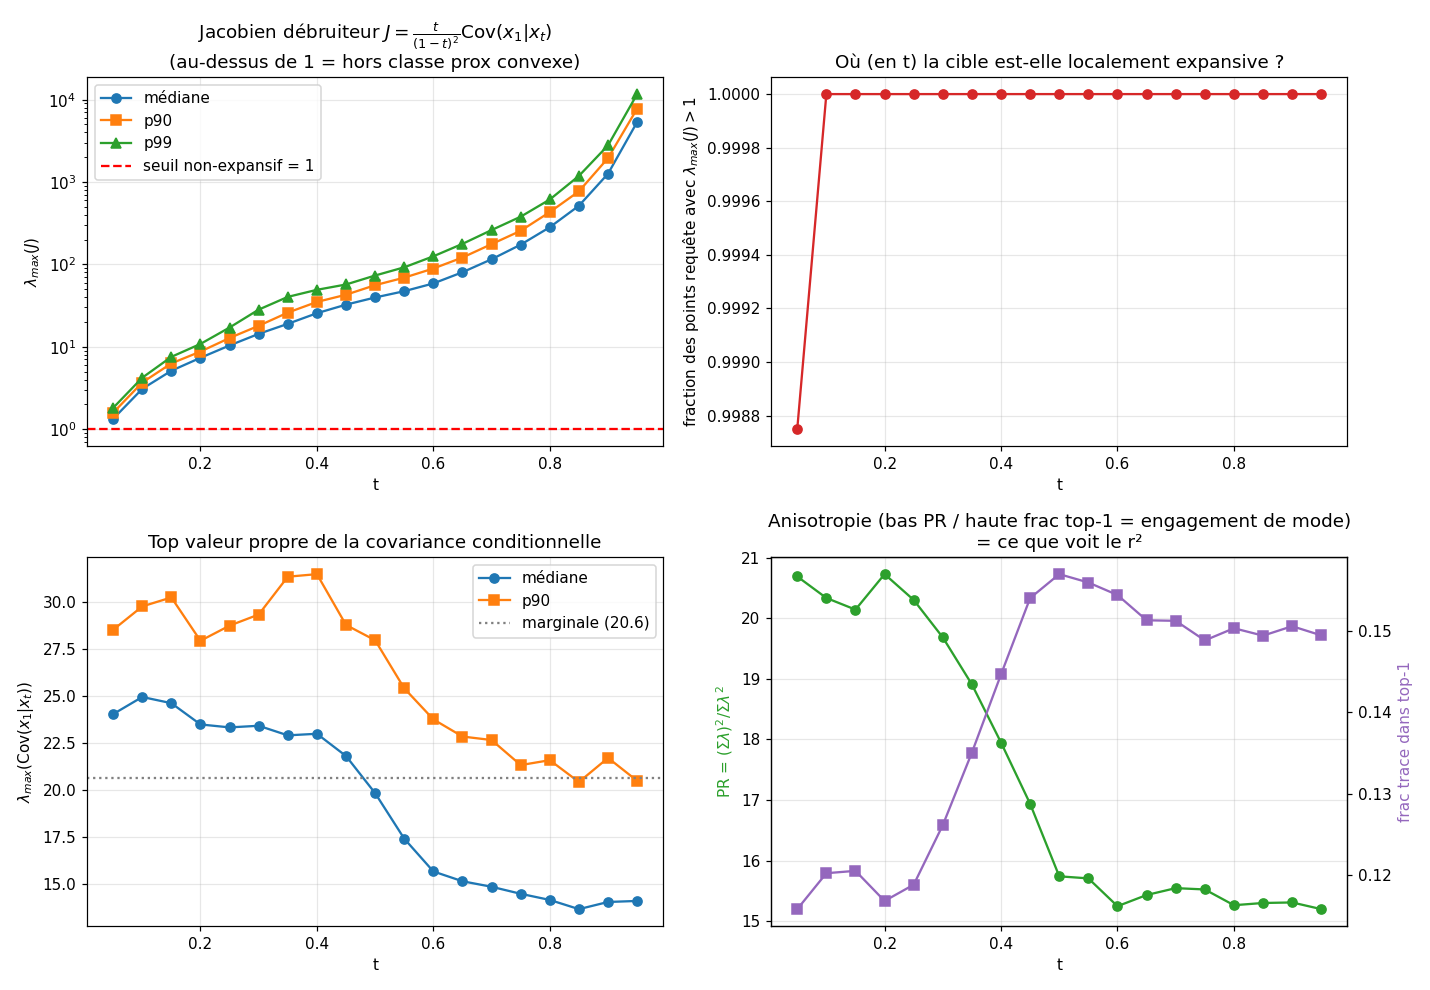

The script that saved this image:
"""MESURE 1 (piste 'prix de la convexité', voir memory track_nonexpansivity_convex_prox).

Question : la CIBLE du Flow Matching (débruiteur optimal E[x1|xt]) est-elle hors de la
classe fermement non-expansive (= la classe de ScCP-l1 à convergence, prox convexe :
Jacobien symétrique PSD, valeurs propres dans [0,1]) ?

Objet mesuré, par bin de t, en COUPLAGE INDÉPENDANT (terrain sain, immunisé au bug OT) :
  Cov(x1 | xt)                          estimée par kNN dans l'espace xt
  J(xt) = t/(1-t)^2 * Cov(x1|xt)        Jacobien du débruiteur (Tweedie)
  lambda_max(J)                          > 1  <=>  cible localement EXPANSIVE (hors classe prox)
  anisotropie (participation ratio, frac top-1)  = ce que voit le r² (cos centré),
                                          invariant au gain uniforme.

Point de méthode : l'expansivité est LOCALISÉE (frontières entre modes de patches).
Donc on rapporte la DISTRIBUTION de lambda_max sur les requêtes (médiane + hauts
percentiles), pas seulement la moyenne : le signal est dans la queue.

Biais connu du kNN : la cov conditionnelle estimée sur une boule de rayon fini inclut
la variation de la moyenne conditionnelle sur la boule -> SURESTIME un peu l'expansivité.
=> c'est un majorant : si lambda_max(J) ne dépasse PAS 1 même ici, la cible est
genuinement non-expansive à ce régime.

Sortie : target_jacobian_spectrum.png , target_jacobian_metrics.txt (logge dans claude.log)
Usage : ~/.venvs/unn/bin/python target_jacobian_spectrum.py --npool 12000 --k 64 --nq 800
"""
import argparse, time, torch, numpy as np, matplotlib
matplotlib.use("Agg"); import matplotlib.pyplot as plt
import torchvision, torchvision.transforms as T

dev = "cuda" if torch.cuda.is_available() else "cpu"
DIM = 784
LOG = open("claude.log", "a")
def log(*a): print(*a, flush=True); print(*a, file=LOG, flush=True)


def mnist(n):
    tf = T.Compose([T.ToTensor(), T.Normalize((0.5,), (0.5,))])
    ds = torchvision.datasets.MNIST("./data", train=True, download=True, transform=tf)
    idx = torch.randperm(len(ds))[:n]
    return torch.stack([ds[i][0] for i in idx]).view(n, DIM).to(dev)


@torch.no_grad()
def cond_cov_spectrum(xt, x1, nq, k, topm=8):
    """Pour nq requêtes : kNN en xt, spectre de Cov(x1 | voisins).
    Renvoie par requête : lambda_max(Cov), trace(Cov), participation ratio (Σλ)²/Σλ²,
    et frac_top1 = lambda_max/trace. SVD batchée sur les blocs de voisins centrés."""
    N = xt.shape[0]
    qi = torch.randperm(N, device=dev)[:nq]
    lam_max, tr, pr, ftop1 = [], [], [], []
    for s in range(0, nq, 64):                             # chunk requêtes (mémoire)
        q = qi[s:s+64]
        D = torch.cdist(xt[q], xt)                         # (c, N)
        nn = D.topk(k, largest=False).indices              # (c, k) plus proches voisins en xt
        Y = x1[nn]                                          # (c, k, DIM) leurs x1
        Y = Y - Y.mean(dim=1, keepdim=True)                # centrer sur les k voisins
        sv = torch.linalg.svdvals(Y)                       # (c, min(k,DIM)) valeurs singulières
        eig = sv**2 / (k - 1)                               # valeurs propres de Cov
        lam_max.append(eig[:, 0])
        tr.append(eig.sum(dim=1))
        pr.append(eig.sum(dim=1)**2 / (eig**2).sum(dim=1)) # participation ratio (rang effectif)
        ftop1.append(eig[:, 0] / eig.sum(dim=1))
    return (torch.cat(lam_max), torch.cat(tr), torch.cat(pr), torch.cat(ftop1))


def pct(x, p):  # percentile robuste
    return torch.quantile(x, p).item()


def main():
    ap = argparse.ArgumentParser()
    ap.add_argument("--npool", type=int, default=12000)
    ap.add_argument("--k", type=int, default=64)
    ap.add_argument("--nq", type=int, default=800)
    ap.add_argument("--nt", type=int, default=19)
    args = ap.parse_args()

    log(f"\n===== MESURE 1 : spectre Jacobien cible kNN (indep) {time.strftime('%F %T')} =====")
    log(f"npool={args.npool} k={args.k} nq={args.nq} nt={args.nt} dev={dev}")
    t0 = time.time()
    x1 = mnist(args.npool)

    # cov marginale (contrôle : à petit t, Cov(x1|xt) -> Cov(x1))
    xm = x1 - x1.mean(0, keepdim=True)
    marg_lam = (torch.linalg.svdvals(xm)**2 / (args.npool - 1))[0].item()
    log(f"[controle] lambda_max(Cov marginale x1) = {marg_lam:.3f}")

    ts = np.linspace(0.05, 0.95, args.nt)
    rows = []
    for t in ts:
        x0 = torch.randn_like(x1)                          # COUPLAGE INDÉPENDANT
        xt = t * x1 + (1 - t) * x0
        lam, tr, pr, ftop1 = cond_cov_spectrum(xt, x1, args.nq, args.k)
        fac = t / (1 - t) ** 2                              # Tweedie : J = fac * Cov
        Jmax = lam * fac
        row = dict(t=float(t), fac=float(fac),
                   covlam_med=pct(lam, .5), covlam_p90=pct(lam, .9),
                   Jmax_med=pct(Jmax, .5), Jmax_p90=pct(Jmax, .9),
                   Jmax_p99=pct(Jmax, .99), Jmax_max=Jmax.max().item(),
                   frac_expansive=(Jmax > 1).float().mean().item(),  # part des pts où lambda_max(J)>1
                   pr_med=pct(pr, .5), ftop1_med=pct(ftop1, .5))
        rows.append(row)
        log(f"t={t:.3f} fac={fac:7.2f} | Jmax med={row['Jmax_med']:.3f} "
            f"p90={row['Jmax_p90']:.3f} p99={row['Jmax_p99']:.3f} max={row['Jmax_max']:.2f} "
            f"| frac(J>1)={row['frac_expansive']:.3f} | PR={row['pr_med']:.1f} "
            f"ftop1={row['ftop1_med']:.3f}")

    # ---- figure ----
    T_ = [r["t"] for r in rows]
    fig, ax = plt.subplots(2, 2, figsize=(13, 9))

    a = ax[0, 0]
    a.plot(T_, [r["Jmax_med"] for r in rows], "-o", label="médiane")
    a.plot(T_, [r["Jmax_p90"] for r in rows], "-s", label="p90")
    a.plot(T_, [r["Jmax_p99"] for r in rows], "-^", label="p99")
    a.axhline(1.0, color="r", ls="--", lw=1.5, label="seuil non-expansif = 1")
    a.set_yscale("log"); a.set_xlabel("t"); a.set_ylabel(r"$\lambda_{max}(J)$")
    a.set_title(r"Jacobien débruiteur $J=\frac{t}{(1-t)^2}\mathrm{Cov}(x_1|x_t)$"
                "\n(au-dessus de 1 = hors classe prox convexe)")
    a.legend(); a.grid(alpha=.3)

    a = ax[0, 1]
    a.plot(T_, [r["frac_expansive"] for r in rows], "-o", color="C3")
    a.set_xlabel("t"); a.set_ylabel("fraction des points requête avec $\\lambda_{max}(J)>1$")
    a.set_title("Où (en t) la cible est-elle localement expansive ?")
    a.grid(alpha=.3)

    a = ax[1, 0]
    a.plot(T_, [r["covlam_med"] for r in rows], "-o", label="médiane")
    a.plot(T_, [r["covlam_p90"] for r in rows], "-s", label="p90")
    a.axhline(marg_lam, color="gray", ls=":", label=f"marginale ({marg_lam:.1f})")
    a.set_xlabel("t"); a.set_ylabel(r"$\lambda_{max}(\mathrm{Cov}(x_1|x_t))$")
    a.set_title("Top valeur propre de la covariance conditionnelle"); a.legend(); a.grid(alpha=.3)

    a = ax[1, 1]
    a.plot(T_, [r["pr_med"] for r in rows], "-o", color="C2", label="participation ratio (rang eff.)")
    a.set_xlabel("t"); a.set_ylabel("PR = $(\\Sigma\\lambda)^2/\\Sigma\\lambda^2$", color="C2")
    a2 = a.twinx()
    a2.plot(T_, [r["ftop1_med"] for r in rows], "-s", color="C4", label="frac top-1")
    a2.set_ylabel("frac trace dans top-1", color="C4")
    a.set_title("Anisotropie (bas PR / haute frac top-1 = engagement de mode)\n= ce que voit le r²")
    a.grid(alpha=.3)

    plt.tight_layout()
    plt.savefig("target_jacobian_spectrum.png", dpi=110)
    log(f"[fig] target_jacobian_spectrum.png")

    with open("target_jacobian_metrics.txt", "w") as f:
        f.write(f"# MESURE 1 spectre Jacobien cible kNN (indep) npool={args.npool} k={args.k} nq={args.nq}\n")
        f.write(f"# lambda_max(Cov marginale) = {marg_lam:.4f}\n")
        f.write("t\tfac\tJmax_med\tJmax_p90\tJmax_p99\tJmax_max\tfrac_J>1\tPR\tftop1\n")
        for r in rows:
            f.write(f"{r['t']:.3f}\t{r['fac']:.3f}\t{r['Jmax_med']:.4f}\t{r['Jmax_p90']:.4f}\t"
                    f"{r['Jmax_p99']:.4f}\t{r['Jmax_max']:.4f}\t{r['frac_expansive']:.4f}\t"
                    f"{r['pr_med']:.2f}\t{r['ftop1_med']:.4f}\n")
    log(f"[metrics] target_jacobian_metrics.txt  |  fini en {time.time()-t0:.1f}s")


if __name__ == "__main__":
    main()
